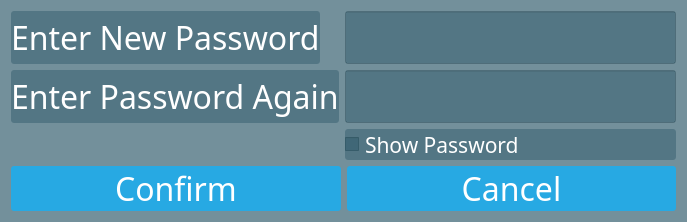
<?xml version="1.0" encoding="UTF-8"?>
<ui version="4.0">
 <class>ChangePwdDialog</class>
 <widget class="QDialog" name="ChangePwdDialog">
  <property name="geometry">
   <rect>
    <x>0</x>
    <y>0</y>
    <width>687</width>
    <height>197</height>
   </rect>
  </property>
  <property name="windowTitle">
   <string>Change Password</string>
  </property>
  <property name="styleSheet">
   <string notr="true">QWidget
{
	background:  rgba(32, 80, 96, 100);
	color: white;
}

QLabel, QCheckBox
{ 
	color: white; 
	border-radius: 3px;
}


QPushButton, QComboBox
{
	color: white;
	background-color: #27a9e3;
	border-width: 0px;
	border-radius: 3px;
}

QPushButton:hover, QComboBox:hover, QPushButton:checked{ background-color: #66c011; }

QTableView
{
	background:  rgba(32, 80, 96, 100);
	color: white;
}

QHeaderView::section { color:black }</string>
  </property>
  <layout class="QFormLayout" name="formLayout_2">
   <item row="0" column="0">
    <widget class="QLabel" name="label_1">
     <property name="font">
      <font>
       <family>微軟正黑體</family>
       <pointsize>24</pointsize>
      </font>
     </property>
     <property name="text">
      <string>Enter New Password</string>
     </property>
    </widget>
   </item>
   <item row="0" column="1">
    <widget class="QLineEdit" name="pwdLineEdit_1">
     <property name="font">
      <font>
       <family>微軟正黑體</family>
       <pointsize>24</pointsize>
      </font>
     </property>
     <property name="maxLength">
      <number>12</number>
     </property>
     <property name="echoMode">
      <enum>QLineEdit::Password</enum>
     </property>
    </widget>
   </item>
   <item row="1" column="0">
    <widget class="QLabel" name="label_2">
     <property name="font">
      <font>
       <family>微軟正黑體</family>
       <pointsize>24</pointsize>
      </font>
     </property>
     <property name="text">
      <string>Enter Password Again</string>
     </property>
    </widget>
   </item>
   <item row="1" column="1">
    <widget class="QLineEdit" name="pwdLineEdit_2">
     <property name="font">
      <font>
       <family>微軟正黑體</family>
       <pointsize>24</pointsize>
      </font>
     </property>
     <property name="maxLength">
      <number>12</number>
     </property>
     <property name="echoMode">
      <enum>QLineEdit::Password</enum>
     </property>
    </widget>
   </item>
   <item row="2" column="1">
    <widget class="QCheckBox" name="showPwCheckBox">
     <property name="font">
      <font>
       <family>微軟正黑體</family>
       <pointsize>16</pointsize>
      </font>
     </property>
     <property name="text">
      <string>Show Password</string>
     </property>
    </widget>
   </item>
   <item row="3" column="0" colspan="2">
    <layout class="QHBoxLayout" name="horizontalLayout_2">
     <item>
      <widget class="QPushButton" name="confirmBtn">
       <property name="font">
        <font>
         <family>微軟正黑體</family>
         <pointsize>24</pointsize>
        </font>
       </property>
       <property name="text">
        <string>Confirm</string>
       </property>
      </widget>
     </item>
     <item>
      <widget class="QPushButton" name="cancelBtn">
       <property name="font">
        <font>
         <family>微軟正黑體</family>
         <pointsize>24</pointsize>
        </font>
       </property>
       <property name="text">
        <string>Cancel</string>
       </property>
      </widget>
     </item>
    </layout>
   </item>
  </layout>
 </widget>
 <resources/>
 <connections/>
</ui>
